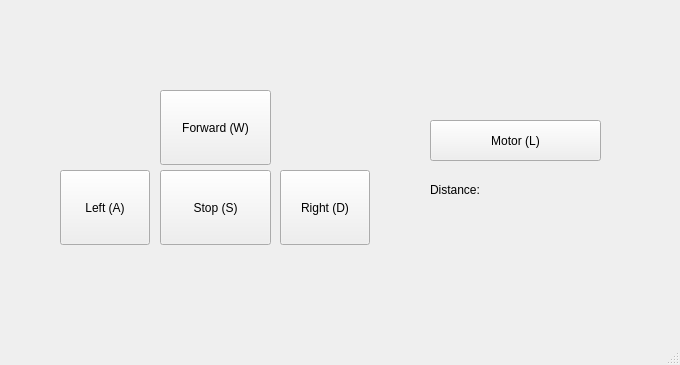
<?xml version="1.0" encoding="UTF-8"?>
<ui version="4.0">
 <class>MainWindow</class>
 <widget class="QMainWindow" name="MainWindow">
  <property name="geometry">
   <rect>
    <x>0</x>
    <y>0</y>
    <width>680</width>
    <height>365</height>
   </rect>
  </property>
  <property name="windowTitle">
   <string>Fishbot Control</string>
  </property>
  <widget class="QWidget" name="centralwidget">
   <widget class="QPushButton" name="forwardButton">
    <property name="geometry">
     <rect>
      <x>160</x>
      <y>90</y>
      <width>111</width>
      <height>75</height>
     </rect>
    </property>
    <property name="text">
     <string>Forward (W)</string>
    </property>
   </widget>
   <widget class="QPushButton" name="leftButton">
    <property name="geometry">
     <rect>
      <x>60</x>
      <y>170</y>
      <width>90</width>
      <height>75</height>
     </rect>
    </property>
    <property name="text">
     <string>Left (A)</string>
    </property>
   </widget>
   <widget class="QPushButton" name="rightButton">
    <property name="geometry">
     <rect>
      <x>280</x>
      <y>170</y>
      <width>90</width>
      <height>75</height>
     </rect>
    </property>
    <property name="text">
     <string>Right (D)</string>
    </property>
   </widget>
   <widget class="QPushButton" name="stopButton">
    <property name="geometry">
     <rect>
      <x>160</x>
      <y>170</y>
      <width>111</width>
      <height>75</height>
     </rect>
    </property>
    <property name="text">
     <string>Stop (S)</string>
    </property>
   </widget>
   <widget class="QPushButton" name="motorButton">
    <property name="geometry">
     <rect>
      <x>430</x>
      <y>120</y>
      <width>171</width>
      <height>41</height>
     </rect>
    </property>
    <property name="text">
     <string>Motor (L)</string>
    </property>
   </widget>
   <widget class="QLabel" name="label">
    <property name="geometry">
     <rect>
      <x>430</x>
      <y>180</y>
      <width>151</width>
      <height>20</height>
     </rect>
    </property>
    <property name="text">
     <string>Distance:</string>
    </property>
   </widget>
  </widget>
  <widget class="QMenuBar" name="menubar">
   <property name="geometry">
    <rect>
     <x>0</x>
     <y>0</y>
     <width>680</width>
     <height>31</height>
    </rect>
   </property>
  </widget>
  <widget class="QStatusBar" name="statusbar"/>
 </widget>
 <resources/>
 <connections/>
</ui>
